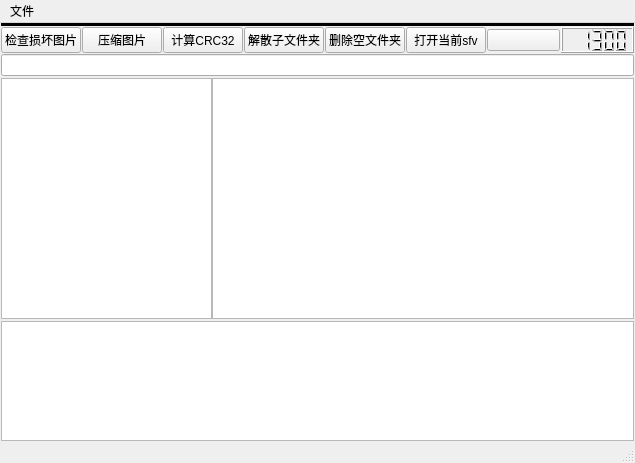
<?xml version="1.0" encoding="UTF-8"?>
<ui version="4.0">
 <class>MainWindow</class>
 <widget class="QMainWindow" name="MainWindow">
  <property name="geometry">
   <rect>
    <x>0</x>
    <y>0</y>
    <width>635</width>
    <height>463</height>
   </rect>
  </property>
  <property name="sizePolicy">
   <sizepolicy hsizetype="Preferred" vsizetype="Preferred">
    <horstretch>0</horstretch>
    <verstretch>1</verstretch>
   </sizepolicy>
  </property>
  <property name="windowTitle">
   <string>MainWindow</string>
  </property>
  <widget class="QWidget" name="centralwidget">
   <layout class="QVBoxLayout" name="verticalLayout_3">
    <property name="leftMargin">
     <number>1</number>
    </property>
    <property name="topMargin">
     <number>0</number>
    </property>
    <property name="rightMargin">
     <number>1</number>
    </property>
    <property name="bottomMargin">
     <number>0</number>
    </property>
    <item>
     <layout class="QVBoxLayout" name="verticalLayout_2">
      <property name="spacing">
       <number>1</number>
      </property>
      <item>
       <widget class="Line" name="line">
        <property name="styleSheet">
         <string notr="true">#line{
background:rgb(0, 0, 0);
}</string>
        </property>
        <property name="lineWidth">
         <number>0</number>
        </property>
        <property name="orientation">
         <enum>Qt::Horizontal</enum>
        </property>
       </widget>
      </item>
      <item>
       <layout class="QHBoxLayout" name="horizontalLayout_2">
        <item>
         <widget class="QPushButton" name="pushButton">
          <property name="styleSheet">
           <string notr="true"/>
          </property>
          <property name="text">
           <string>检查损坏图片</string>
          </property>
         </widget>
        </item>
        <item>
         <widget class="QPushButton" name="pushButton_3">
          <property name="styleSheet">
           <string notr="true"/>
          </property>
          <property name="text">
           <string>压缩图片</string>
          </property>
         </widget>
        </item>
        <item>
         <widget class="QPushButton" name="pushButton_6">
          <property name="styleSheet">
           <string notr="true"/>
          </property>
          <property name="text">
           <string>计算CRC32</string>
          </property>
         </widget>
        </item>
        <item>
         <widget class="QPushButton" name="pushButton_4">
          <property name="styleSheet">
           <string notr="true"/>
          </property>
          <property name="text">
           <string>解散子文件夹</string>
          </property>
         </widget>
        </item>
        <item>
         <widget class="QPushButton" name="pushButton_5">
          <property name="text">
           <string>删除空文件夹</string>
          </property>
         </widget>
        </item>
        <item>
         <widget class="QPushButton" name="pushButton_7">
          <property name="text">
           <string>打开当前sfv</string>
          </property>
         </widget>
        </item>
        <item>
         <widget class="QPushButton" name="pushButton_2">
          <property name="text">
           <string/>
          </property>
         </widget>
        </item>
        <item>
         <widget class="QLCDNumber" name="lcdNumber">
          <property name="intValue" stdset="0">
           <number>1300</number>
          </property>
         </widget>
        </item>
       </layout>
      </item>
      <item>
       <layout class="QVBoxLayout" name="verticalLayout" stretch="1,4,2">
        <property name="spacing">
         <number>2</number>
        </property>
        <item>
         <widget class="QLineEdit" name="lineEdit">
          <property name="readOnly">
           <bool>true</bool>
          </property>
         </widget>
        </item>
        <item>
         <layout class="QHBoxLayout" name="horizontalLayout">
          <property name="spacing">
           <number>0</number>
          </property>
          <item>
           <widget class="QTreeView" name="treeView">
            <property name="sizePolicy">
             <sizepolicy hsizetype="Preferred" vsizetype="Preferred">
              <horstretch>1</horstretch>
              <verstretch>4</verstretch>
             </sizepolicy>
            </property>
            <property name="contextMenuPolicy">
             <enum>Qt::CustomContextMenu</enum>
            </property>
           </widget>
          </item>
          <item>
           <widget class="QTableView" name="tableView">
            <property name="sizePolicy">
             <sizepolicy hsizetype="Preferred" vsizetype="Expanding">
              <horstretch>2</horstretch>
              <verstretch>4</verstretch>
             </sizepolicy>
            </property>
           </widget>
          </item>
         </layout>
        </item>
        <item>
         <widget class="QTextEdit" name="textEdit">
          <property name="sizePolicy">
           <sizepolicy hsizetype="Expanding" vsizetype="Preferred">
            <horstretch>0</horstretch>
            <verstretch>1</verstretch>
           </sizepolicy>
          </property>
          <property name="readOnly">
           <bool>true</bool>
          </property>
         </widget>
        </item>
       </layout>
      </item>
     </layout>
    </item>
   </layout>
  </widget>
  <widget class="QMenuBar" name="menubar">
   <property name="geometry">
    <rect>
     <x>0</x>
     <y>0</y>
     <width>635</width>
     <height>22</height>
    </rect>
   </property>
   <widget class="QMenu" name="menu">
    <property name="title">
     <string>文件</string>
    </property>
   </widget>
   <addaction name="menu"/>
  </widget>
  <widget class="QStatusBar" name="statusbar"/>
 </widget>
 <resources/>
 <connections/>
</ui>
